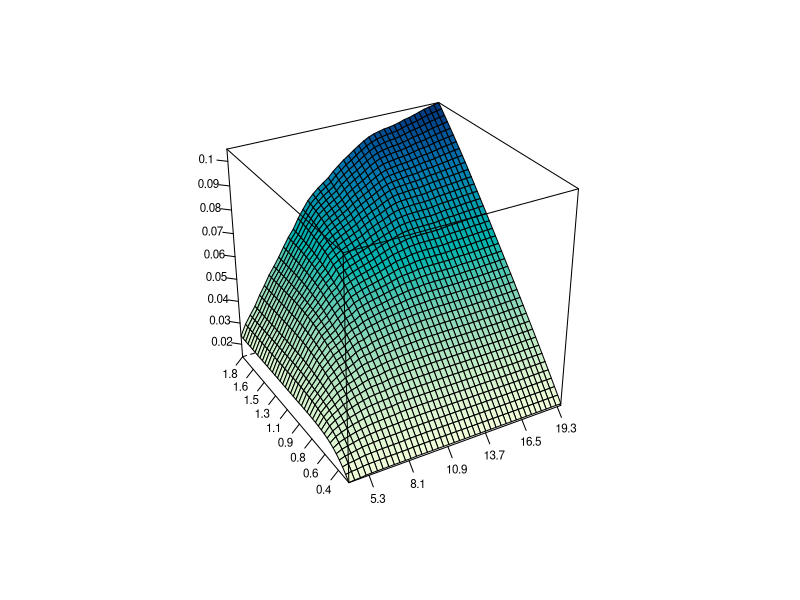

Write R code to recreate this figure.
rm(list = ls(all = TRUE))
graphics.off()


########################## SUBROUTINES ##########################

BondOnlyCoupon = function(C, D, T, r, lambda, parlambda, distr, params, Tmax, N) {
    # computes price of the CAT bond paying only coupons for the given claim amount distribution and the non-homogeneous Poisson
    # process governing the flow of losses ---------------------------------------------------------------------------- y =
    # BondOnlyCoupon(C,D,T,r,lambda,parlambda,distr,params,Tmax,N)
    # ---------------------------------------------------------------------------- Input: Parameter: C Definition: scalar,
    # coupon payments (cease at the threshold time or Tmax) Parameter: D Definition: n1 x 1 vector, threshold level Parameter: T
    # Definition: n2 x 1 vector, time to expiry Parameter: r Definition: scalar, continuously-compounded discount rate
    # Parameter: lambda Definition: scalar, intensity function, if lambda=0, a sine function if lambda=1, a linear function if
    # lambda=2, a sine square function Parameter: parlambda Definition: n x 1 vector, parameters of the intensity function
    # lambda (n=2 for lambda=1, n=3 otherwise) Parameter: distrib Definition: string, claim size distribution Parameter: params
    # Definition: n x 1 vector, parameters of the claim size distribution n = 1 (exponential) n = 2 (gamma, lognormal, Pareto,
    # Weibull) n = 3 (Burr, mixofexps) Parameter: Tmax Definition: scalar, time horizon Parameter: N Definition: scalar, number
    # of trajectories ---------------------------------------------------------------------------- Output: Parameter: y
    # Definition: m x 3 matrix, the first column are times to bond's expiration, the second threshold levels and the third
    # corresponding prices of the bond ----------------------------------------------------------------------------
    
    if (lambda != 0 && lambda != 1 && lambda != 2) {
        stop("BondOnlyCoupon: Lambda must be either 0,1 or 2.")
    }
    if (length(C) != 1) {
        stop("BondOnlyCoupon: coupon payments C needs to be a scalar")
    }
    if (length(r) != 1) {
        stop("BondOnlyCoupon: discount rate needs to be a scalar")
    }
    if (length(D) == 1) {
        stop("BondOnlyCoupon: threshold level D needs to be a vector ")
    }
    if (length(T) == 1) {
        stop("BondOnlyCoupon: time to expiry T needs to be a vector ")
    }
    x = simNHPPALP(lambda, parlambda, distr, params, Tmax, N)
    Tl = length(T)
    Dl = length(D)
    y = matrix(0, Tl * Dl, 3)
    i = 1  #loop (times to maturity)
    j = 1  #loop (treshold levels)
    k = 1  #loop (trajectories)
    wyn = 0
    while (i <= Tl) {
        while (j <= Dl) {
            while (k <= N) {
                traj = cbind(x[, k, 1], x[, k, 2])
                if (traj[length(traj[which(traj[, 1] <= T[i]), 1]), 2] <= D[j]) {
                  wyn = wyn + (1 - exp(-r * T[i]))/r
                } else {
                  wyn = wyn + (1 - exp(-r * traj[length(traj[which(traj[, 2] <= D[j])]), 1]))/r
                }
                k = k + 1
            }
            y[(i - 1) * Dl + j, 1] = T[i]
            y[(i - 1) * Dl + j, 2] = D[j]
            y[(i - 1) * Dl + j, 3] = C * wyn/N
            wyn = 0
            k = 1
            j = j + 1
        }
        j = 1
        i = i + 1
    }
    return(y)
}

Burrrnd = function(alpha, lambda, tau, n, m) {
    # BURRRND Random arrays from Burr distribution.  --------------------------------------------------------------------- R =
    # BURRRND(ALPHA,LAMBDA,TAU,N,M) returns an M-by-N array of random numbers chosen from the Burr distribution with parameters
    # ALPHA, LAMBDA, TAU.  --------------------------------------------------------------------- The default values for the
    # parameters ALPHA, LAMBDA, TAU, M, N are 1, 1, 2, 1, 1, respectively.  BURRRND uses the inversion method.
    # ---------------------------------------------------------------------
    
    
    if (missing(m)) {
        m = 1
    }
    if (missing(n)) {
        n = 1
    }
    if (missing(tau)) {
        tau = 2
    }
    if (missing(lambda)) {
        lambda = 1
    }
    if (missing(alpha)) {
        alpha = 1
    }
    u = matrix(0, n, m)
    for (i in 1:m) {
        u[, i] = (lambda * (runif(n, 0, 1)^(-1/alpha) - 1))^(1/tau)
    }
    y = u
    return(y)
}

mixexprnd = function(p, beta1, beta2, n, m) {
    # MIXEXPRND Random arrays from the mixed exponential distribution.
    # --------------------------------------------------------------------- Y = MIXEXPRND(P,BETA1,BETA2,N,M) returns an M-by-N
    # array of random numbers chosen from the mixed exponential distribution with parameters P, BETA1, BETA2.
    # --------------------------------------------------------------------- The default values for A, BETA1, BETA2, N, M are
    # 0.5, 1, 2, 1, 1, respectively.  MIXEXPRND uses the exponential number generator.
    # ---------------------------------------------------------------------
    
    if (missing(p)) {
        p = 0.5
    }
    if (missing(beta1)) {
        beta1 = 1
    }
    if (missing(beta2)) {
        beta2 = 2
    }
    y = rexp(n * m, rate = (1/beta2))
    aux = which(runif(n * m, 0, 1) <= p)
    
    if (!missing(aux)) {
        y[aux] = rexp(length(aux), 1/beta1)
    }
    
    y = matrix(y, n, m)
    return(y)
}

simHPP = function(lambda, T, N) {
    # SIMHPP Homogeneous Poisson process.  --------------------------------------------------------------------- Y =
    # SIMHPP(lambda,T,N) generates N trajectories of the homogeneous Poisson process with intensity LAMBDA. T is the time
    # horizon.  ---------------------------------------------------------------------
    
    if (lambda <= 0 || length(lambda) != 1) {
        stop("simHPP: Lambda must be a positive scalar.")
    }
    if (T <= 0 || length(T) != 1) {
        stop("simHPP: T must be a positive scalar.")
    }
    if (N <= 0 || length(N) != 1) {
        stop("simHPP: N must be a positive scalar.")
    }
    EN = rpois(N, lambda * T)
    ym = matrix(T, 2 * max(EN) + 2, N)
    tmp = array(0, c(2 * max(EN) + 2, N, 2))
    y = tmp
    y[, , 1] = ym
    y[, , 2] = matrix(1, 2 * max(EN) + 2, 1) %*% t(EN)
    
    i = 1
    while (i <= N) {
        if (EN[i] > 0) {
            ttmp = c(sort(T * runif(EN[i])))
            y[1:(2 * EN[i] + 1), i, 1] = c(0, ttmp[ceiling((1:(2 * EN[i]))/2)])
        } else {
            y[1, i, 1] = 0
        }
        y[1:(2 * EN[i] + 2), i, 2] = c(0, floor((1:(2 * EN[i]))/2), EN[i])
        i = i + 1
    }
    return(y)
}

simNHPP = function(lambda, parlambda, T, N) {
    
    # SIMNHPP Non-homogeneous Poisson process.  --------------------------------------------------------------------- Y =
    # SIMNHPP(lambda,parlambda,T,N) generates N trajectories of the non-homogeneous Poisson process with intensity specified by
    # LAMBDA (0 - sine function, 1 - linear function, 2 - sine square function) with paramters in PARLAMBDA. T is the time
    # horizon. The function usues thining method.  ---------------------------------------------------------------------
    
    # lambda: scalar, intensity function, sine function (lambda=0), linear function (lambda=1) or sine square function
    # (lambda=2) parlambda: n x 1 vector, parameters of the intensity function lambda (n=2 for lambda=1, n=3 otherwise) T:
    # scalar, time horizon N: scalar, number of trajectories
    a = parlambda[1]
    b = parlambda[2]
    if (lambda == 0) {
        d = parlambda[3]
        JM = simHPP(a + b, T, N)
    } else if (lambda == 1) {
        JM = simHPP(a + b * T, T, N)
    } else if (lambda == 2) {
        d = parlambda[3]
        JM = simHPP(a + b * T, T, N)
    }
    rjm = nrow(JM)
    yy = array(0, c(rjm, N, 2))
    yy[, , 1] = matrix(T, nrow = rjm, ncol = N)
    
    i = 1
    maxEN = 0
    while (i <= N) {
        pom = JM[, i, 1][JM[, i, 1] < T]
        pom = pom[2 * (1:(length(pom)/2))]
        R = runif(NROW(pom))
        if (lambda == 0) {
            lambdat = (a + b * sin(2 * pi * (pom + d)))/(a + b)
        } else {
            if (lambda == 1) {
                lambdat = (a + b * pom)/(a + b * T)
            } else {
                if (lambda == 2) {
                  lambdat = (a + b * sin(2 * pi * (pom + d))^2)/(a + b)
                }
            }
        }
        pom = pom[R < lambdat]
        EN = NROW(pom)
        maxEN = max(maxEN, EN)
        yy[1:(2 * EN + 1), i, 1] = c(0, rep(pom, each = 2))
        yy[2:(2 * EN), i, 2] = c(floor((1:(2 * EN - 1))/2))
        yy[(2 * EN + 1):rjm, i, 2] = matrix(EN, nrow = rjm - 2 * EN, ncol = 1)
        i = i + 1
    }
    yy = yy[1:(2 * maxEN + 2), , ]
    return(yy)
}

Paretornd = function(alpha, lambda, n, m) {
    # PARETORND Random arrays from Pareto distribution.  --------------------------------------------------------------------- Y
    # = PARETORND(ALPHA,LAMBDA,N,M) returns an M-by-N array of random numbers chosen from the Pareto distribution with
    # parameters ALPHA, LAMBDA.  The default values for ALPHA, LAMBDA, N, M 1, 1, 1, 1, respectively.  PARETORND uses the
    # inversion method.  ---------------------------------------------------------------------
    
    if (missing(m)) {
        m = 1
    }
    if (missing(n)) {
        n = 1
    }
    if (missing(lambda)) {
        lambda = 1
    }
    if (missing(alpha)) {
        alpha = 1
    }
    u = matrix(0, n, m)
    for (i in 1:m) {
        u[, i] = lambda * (runif(n, 0, 1)^(-1/alpha) - 1)
    }
    y = u
    return(y)
}

simNHPPALP = function(lambda, parlambda, distrib, params, T, N) {
    # generates aggregate loss process driven by the non-homogeneous Poisson process.
    # --------------------------------------------------------------------- y = simNHPPALP(lambda,parlambda,distrib,params,T,N)
    # --------------------------------------------------------------------- Output: Parameter: y Definition: 2*max+2 x N x 2
    # array, generated process - max is the maximum number of jumps for all generated trajectories
    # --------------------------------------------------------------------- Input: Parameter: lambda Definition: scalar,
    # intensity function, sine function (lambda=0), linear function (lambda=1) or sine square function (lambda=2) Parameter:
    # parlambda Definition: n x 1 vector, parameters of the intensity function lambda (n=2 for lambda=1, n=3 otherwise)
    # Parameter: distrib Definition: string, claim size distribution Parameter: params Definition: n x 1 vector, parameters of
    # the claim size distribution n = 1 (exponential) n = 2 (gamma, lognormal, Pareto, Weibull) n = 3 (Burr, mixofexps)
    # Parameter: T Definition: scalar, time horizon Parameter: N Definition: scalar, number of trajectories
    # ---------------------------------------------------------------------
    
    if (lambda != 0 && lambda != 1 && lambda != 2) {
        stop("simNHPPALP: Lambda must be either 0,1 or 2.")
    }
    if (T <= 0 || (length(T)) != 1) {
        stop("simNHPPALP: T must be a positive scalar.")
    }
    if (N <= 0 || (length(N)) != 1) {
        stop("simNHPPALP: N must be a positive scalar.")
    }
    if (length(parlambda) != 3 && (lambda) != 1) {
        stop("simNHPPALP: for lambda 0 or 2, parlambda must be a 3 x 1 vector.")
    }
    if (length(parlambda) != 2 && (lambda) == 1) {
        stop("simNHPPALP: for lambda 1, parlambda must be a 2 x 1 vector.")
    }
    if ((distrib == "Burr" || distrib == "mixofexps") && (length(params)) != 3) {
        stop("simNHPPALP: for Burr and mixofexps distributions, params must be a 3 x 1 vector.")
    }
    if ((distrib == "gamma" || distrib == "lognormal" || distrib == "Pareto" || distrib == "Weibull") && (length(params)) != 
        2) {
        stop("simNHPPALP: for gamma, lognormal, Pareto and Weibull distributions, params must be a 2 x 1 vector.")
    }
    if (distrib == "exponential" && (length(params)) != 1) {
        stop("simNHPPALP: for exponential distribution, params must be a scalar.")
    }
    if (distrib != "exponential" && distrib != "gamma" && distrib != "mixofexps" && distrib != "Weibull" && distrib != "lognormal" && 
        distrib != "Pareto" && distrib != "Burr") {
        stop("simNHPPALP: distribs should be: exponential, gamma, mixofexps, Weibull, lognormal, Pareto or Burr")
    }
    poisproc = simNHPP(lambda, parlambda, T, N)
    rpp = dim(poisproc)[1]
    cpp = dim(poisproc)[2]
    losses = matrix(0, rpp, cpp)
    
    if (distrib == "Burr") {
        i = 1
        while (i <= N) {
            if (N == 1) {
                aux = min(as.matrix(which(poisproc[, 1] == T)))  #[1:i,])
            } else {
                aux = min(as.matrix(which(poisproc[, i, 1] == T)))  #[1:i,])
            }
            if (aux > 2) {
                laux = cumsum(Burrrnd(params[1], params[2], params[3], aux/2 - 1, 1))
                losses[3:aux, i] = laux[ceiling((1:(aux - 2))/2)]
                if (aux < rpp) {
                  losses[(aux + 1):rpp, i] = matrix(laux[length(laux)], rpp - aux, 1)
                }
            } else {
                losses[, i] = rep(0, rpp)
            }
            i = i + 1
        }
    } else if (distrib == "exponential") {
        i = 1
        while (i <= N) {
            if (N == 1) {
                aux = min(as.matrix(which(poisproc[, 1] == T)))  #[1:i,])
            } else {
                aux = min(as.matrix(which(poisproc[, i, 1] == T)))  #[1:i,])
            }
            if (aux > 2) {
                laux = cumsum(rexp(aux/2 - 1, rate = 1/params[1]))
                losses[3:aux, i] = laux[ceiling((1:aux - 2)/2)]
                if (aux < rpp) {
                  losses[(aux + 1):rpp, i] = matrix(laux[length(laux)], rpp - aux, 1)
                }
            } else {
                losses[, i] = rep(0, rpp)
            }
            i = i + 1
        }
    } else if (distrib == "gamma") {
        i = 1
        while (i <= N) {
            if (N == 1) {
                aux = min(as.matrix(which(poisproc[, 1] == T)))  #[1:i,])
            } else {
                aux = min(as.matrix(which(poisproc[, i, 1] == T)))  #[1:i,])
            }
            if (aux > 2) {
                laux = cumsum(rgamma(aux/2 - 1, shape = params[1], rate = params[2], scale = (1/params[2])))
                losses[3:aux, i] = laux[ceiling((1:aux - 2)/2)]
                if (aux < rpp) {
                  losses[(aux + 1):rpp, i] = matrix(laux[length(laux)], rpp - aux, 1)
                }
            } else {
                losses[, i] = rep(0, rpp)
            }
            i = i + 1
        }
    } else if (distrib == "lognormal") {
        i = 1
        while (i <= N) {
            if (N == 1) {
                aux = min(as.matrix(which(poisproc[, 1] == T)))  #[1:i,])
            } else {
                aux = min(as.matrix(which(poisproc[, i, 1] == T)))  #[1:i,])
            }
            if (aux > 2) {
                laux = cumsum(rlnorm(aux/2 - 1, meanlog = params[1], sdlog = params[2]))
                losses[3:aux, i] = laux[ceiling((1:(aux - 2))/2)]
                if (aux < rpp) {
                  losses[(aux + 1):rpp, i] = matrix(laux[length(laux)], rpp - aux, 1)
                }
            } else {
                losses[, i] = rep(0, rpp)
            }
            i = i + 1
        }
    } else if (distrib == "mixofexps") {
        i = 1
        while (i <= N) {
            if (N == 1) {
                aux = min(as.matrix(which(poisproc[, 1] == T)))  #[1:i,])
            } else {
                aux = min(as.matrix(which(poisproc[, i, 1] == T)))  #[1:i,])
            }
            if (aux > 2) {
                laux = cumsum(mixexprnd(params[3], params[1], params[2], aux/2 - 1, 1))
                losses[3:aux, i] = laux[ceiling((1:(aux - 2))/2)]
                if (aux < rpp) {
                  losses[(aux + 1):rpp, i] = matrix(laux[length(laux)], rpp - aux, 1)
                }
            } else {
                losses[, i] = rep(0, rpp)
            }
            i = i + 1
        }
    } else if (distrib == "Pareto") {
        i = 1
        while (i <= N) {
            if (N == 1) {
                aux = min(as.matrix(which(poisproc[, 1] == T)))  #[1:i,])
            } else {
                aux = min(as.matrix(which(poisproc[, i, 1] == T)))  #[1:i,])
            }
            if (aux > 2) {
                laux = cumsum(Paretornd(params[1], params[2], aux/2 - 1, 1))
                losses[3:aux, i] = laux[ceiling((1:(aux - 2))/2)]
                if (aux < rpp) {
                  losses[(aux + 1):rpp, i] = matrix(laux[length(laux)], rpp - aux, 1)
                }
            } else {
                losses[, i] = rep(0, rpp)
            }
            i = i + 1
        }
    } else if (distrib == "Weibull") {
        i = 1
        while (i <= N) {
            if (N == 1) {
                aux = min(as.matrix(which(poisproc[, 1] == T)))  #[1:i,])
            } else {
                aux = min(as.matrix(which(poisproc[, i, 1] == T)))  #[1:i,])
            }
            if (aux > 2) {
                laux = cumsum(rweibull(aux/2 - 1, scale = params[1]^(-1/params[2]), shape = params[2]))
                losses[3:aux, i] = laux[ceiling((1:(aux - 2))/2)]
                if (aux < rpp) {
                  losses[(aux + 1):rpp, i] = matrix(laux[length(laux)], rpp - aux, 1)
                }
            } else {
                losses[, i] = rep(0, rpp)
            }
            i = i + 1
        }
    }
    if (N == 1) {
        y = array(0, dim(poisproc))
        y[, 1] = poisproc[, 1]
        y[, 2] = losses[, 1]
    } else {
        y = array(0, dim(poisproc))
        y[, , 1] = poisproc[, , 1]
        y[, , 2] = losses
    }
    return(y)
}

########################## MAIN PROGRAM ##########################



# parlambda = 34.2 # HPP
parlambda = c(35.32, 2.32 * 2 * pi, -0.2)  # NHPP1
# parlambda = c(35.22,0.224,-0.16) # NHPP2
distr = "Burr"  # 'lognormal'
# params = c(18.3806,1.1052) # lognormal
params = c(0.4801, 3.9495 * 1e+16, 2.1524)  # Burr

data = read.table("ncl.dat")
A = mean(data[, 3]) * (34.2/4)

C = 0.06

na = 41  # default 41
D = seq(A, length = na, by = (12 * A - A)/(na - 1))
B = 0.25
nb = 41  # default 41
T = seq(B, length = nb, by = (8 * B - B)/(nb - 1))
Tmax = max(T)
lambda = 0

N = 100  # default 1000
r = log(1.025)
d1 = BondOnlyCoupon(C, D, T, r, lambda, parlambda, distr, params, Tmax, N)
y = d1[, 1]
x = d1[, 2]/1e+09
z = d1[, 3]
data = data.frame(cbind(x, y, z))

require(lattice)

par.set = list(axis.line = list(col = "transparent"), clip = list(panel = "off"))
wireframe(z ~ x + y, data = data, screen = list(z = 30, x = -60), drape = TRUE, colorkey = F, ticktype = "detailed", scales = list(arrows = FALSE, 
    col = "black", distance = 1, tick.number = 8, cex = 0.7, x = list(labels = round(seq(min(x), max(x), length = 11), 1)), 
    y = list(labels = round(seq(min(y), max(y), length = 11), 1)), z = list(labels = round(seq(min(z), max(z), length = 11), 
        2))), xlab = list("", rot = 30, cex = 1.2), ylab = list("", rot = -40, cex = 1.2), zlab = list("", rot = 95, cex = 1.1), 
    par.settings = par.set) 
